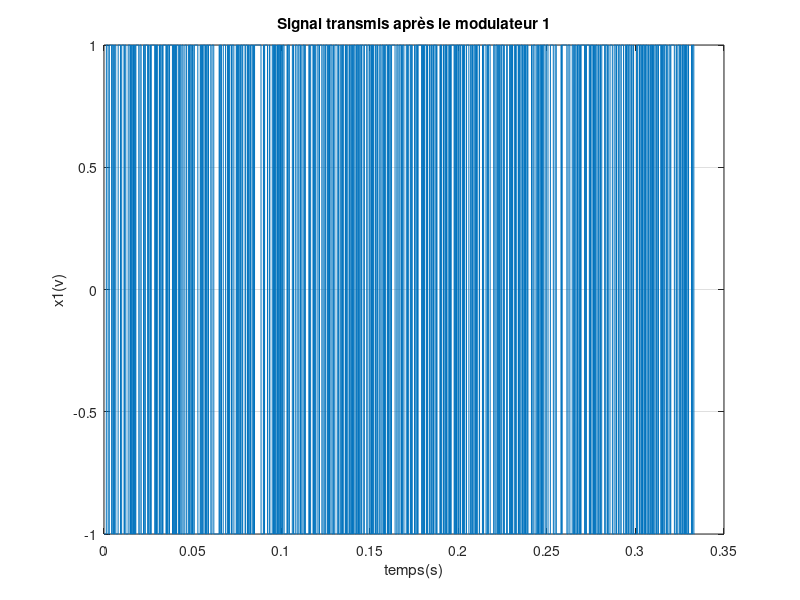
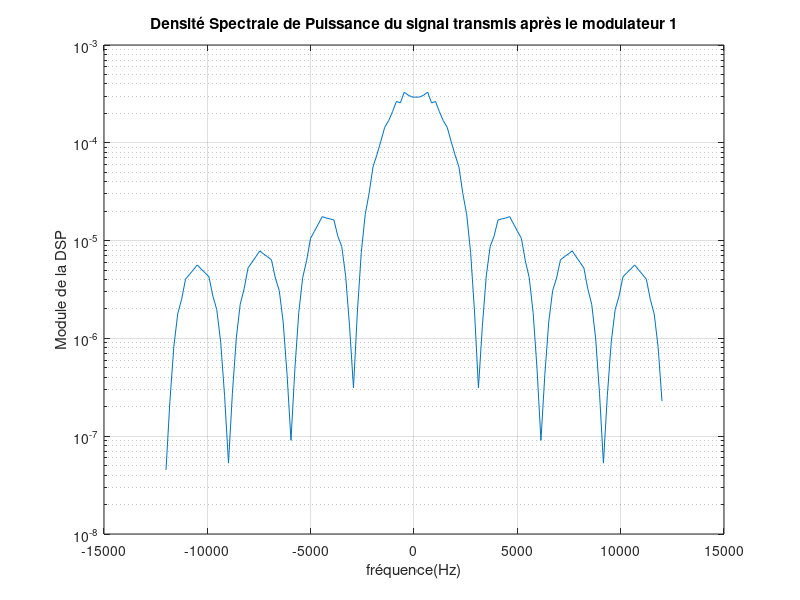
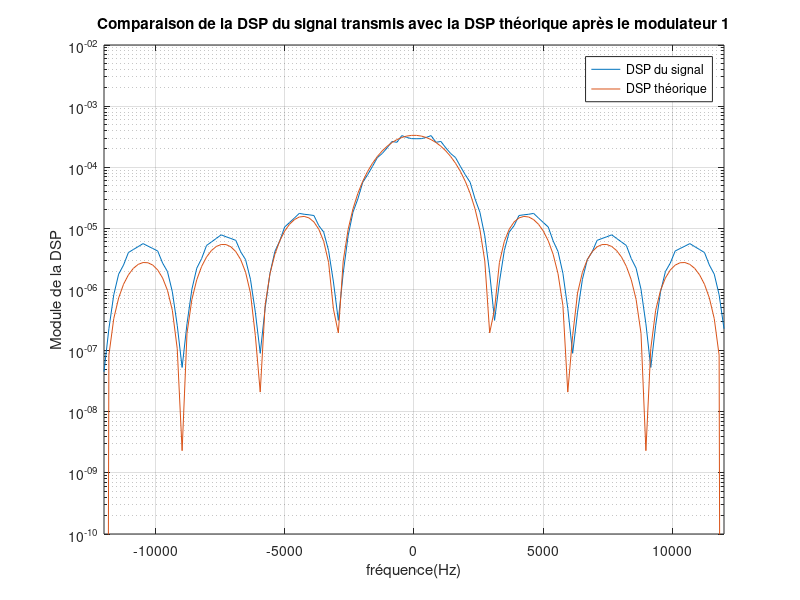
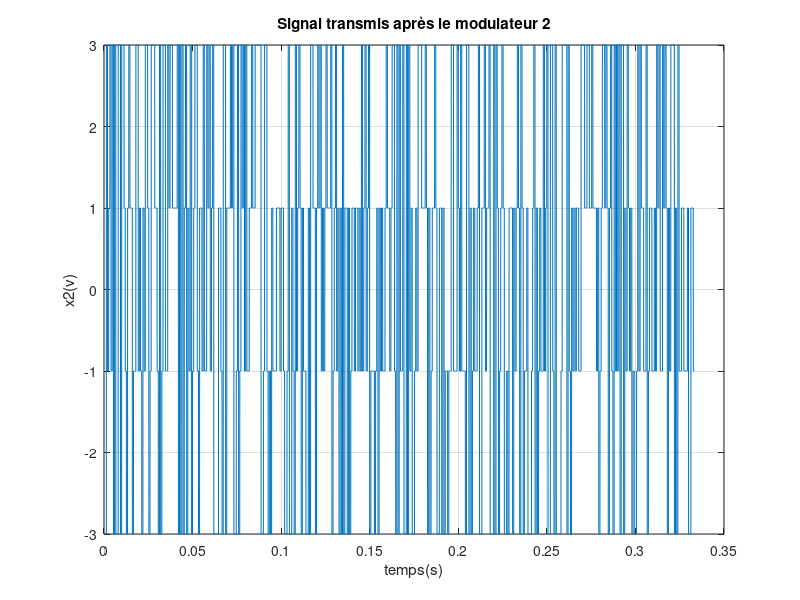

The MATLAB source for these figures, in order: (Note: this script raises an error after producing the figures.)
% Télécommunication Séquence 1 : Etude de transmissions en bande de base
% Noms : Jmal Yessine et Gonthier Priscilia
% Groupe : 1SN-M

clear;
close all;

%# Données du problème :
Fe = 24000; % Fréquence d'échantillonnage
Rb = 3000; % Débit binaire
Te = 1/Fe; % Période d'échantillonnage
Tb = 1/Rb; % Période binaire

%# Information binaire à transmettre :
nb_bits = 1000; % Nombre de bits générés
bits = randi([0,1],1,nb_bits); % Message de nb_bits bits

%% Modulation en bande de base 1 :
%## Données spécifiques à la modulation en bande de base 1 :
M1 = 2; % Ordre de modulation
l1 = log2(M1); % Nombre de bits codants par symbole
Ts1 = l1 * Tb; % Période symbole
Rs1 = 1/Ts1; % Débit symbole
Ns1 = Ts1 / Te; % Nombre de bit par symbole
long1 = nb_bits * Ns1 / l1; % Longueur du signal
T1 = long1 * Te; % Durée du signal

%## Mapping binaire à moyenne nulle : 0->-1, 1->1
Symboles1 = 2*bits-1;

%## Suréchantillonnage :
Suite_diracs1 = kron(Symboles1, [1 zeros(1,Ns1-1)]); % Suite de Diracs pondérés par les symboles

%## Filtrage de mise en forme :
h1 = ones(1,Ns1); % Réponse impulsionnelle du filtre (rectangulaire de durée Ts1)
x1 = filter(h1,1,Suite_diracs1); % Signal transmis

%## Affichages demandés :
%### Tracé du signal :
figure("Name", "Modulation 1 : Signal");
plot([0:Te:T1-Te],x1);
xlabel("temps(s)");
ylabel("x1(v)");
title("Signal transmis après le modulateur 1");
grid on;

%### Tracé de la Densité Spectrale de Puissance du signal :
DSP_x1 = pwelch(x1,[],[],[],Fe,'twosided'); % Densité Spectrale de Puissance du signal transmis
f1 = linspace(-Fe/2, Fe/2, length(DSP_x1)); % Echelle de fréquence

figure("Name", "Modulation 1 : DSP");
semilogy(f1,fftshift(abs(DSP_x1)));
xlabel("fréquence(Hz)");
ylabel("Module de la DSP");
title("Densité Spectrale de Puissance du signal transmis après le modulateur 1");
grid on;

%### Comparaison de la DSP du signal transmis avec la DSP théorique :
sigma1 = 1; % Variance sigma_a pour le calcul théorique de la DSP
DSP_th1 = sigma1 * Ts1 * sinc (f1 * Ts1) .^2; % Densité Spectrale de Puissance théorique
figure("Name", "Modulation 1 : DSP théorique");
semilogy(f1,fftshift(abs(DSP_x1)),f1,abs(DSP_th1));
xlabel("fréquence(Hz)");
ylabel("Module de la DSP");
title("Comparaison de la DSP du signal transmis avec la DSP théorique après le modulateur 1");
legend('DSP du signal', 'DSP théorique');
axis([-inf inf 10^(-10) 10^(-2)]); % Permet de donner un axe des ordonnées plus cohérent
grid on;

%% Modulation en bande de base 2 :
%## Données spécifiques à la modulation en bande de base 2 :
M2 = 4; % Ordre de modulation
l2 = log2(M2); % Nombre de bits codants par symbole
Ts2 = l2 * Tb; % Période symbole
Rs2 = 1/Ts2; % Débit symbole
Ns2 = Ts2 / Te; % Nombre de bit par symbole
long2 = nb_bits * Ns2 / l2; % Longueur du signal
T2 = long2 * Te; % Durée du signal

%## Mapping 4-aire à moyenne nulle : 00->-3, 10->-1, 01->1, 11->3;
Symboles2 = reshape(bits,2,nb_bits/2);
Symboles2 = bi2de(Symboles2');
Symboles2 = Symboles2 * 2 - 3;

%## Suréchantillonnage :
Suite_diracs2 = kron(Symboles2', [1 zeros(1,Ns2-1)]); % Suite de Diracs pondérés par les symboles

%## Filtrage de mise en forme :
h2 = ones(1,Ns2); % Réponse impulsionnelle du filtre (rectangulaire de durée Ts2)
x2 = filter(h2,1,Suite_diracs2); % Signal transmis

%## Affichages demandés :
%### Tracé du signal :
figure("Name", "Modulation 2 : Signal");
plot([0:Te:T2-Te],x2);
xlabel("temps(s)");
ylabel("x2(v)");
title("Signal transmis après le modulateur 2");
grid on;

%### Tracé de la Densité Spectrale de Puissance du signal :
DSP_x2 = pwelch(x2,[],[],[],Fe,'twosided'); % Densité Spectrale de Puissance du signal transmis
f2 = linspace(-Fe/2, Fe/2, length(DSP_x2)); % Echelle de fréquence

figure("Name", "Modulation 2 : DSP");
semilogy(f2,fftshift(abs(DSP_x2)));
xlabel("fréquence(Hz)");
ylabel("Module de la DSP");
title("Densité Spectrale de Puissance du signal transmis après le modulateur 2");
grid on;

%### Comparaison de la DSP du signal transmis avec la DSP théorique :
sigma2 = ((-1)^2 + (-3)^2 + 1^2 + 3^2)/4; % Variance sigma_a pour le calcul théorique de la DSP
DSP_th2 = sigma2 * Ts2 * sinc (f2 * Ts2) .^2; % Densité Spectrale de Puissance théorique
figure("Name", "Modulation 2 : DSP théorique");
semilogy(f2,fftshift(abs(DSP_x2)),f2,abs(DSP_th2));
xlabel("fréquence(Hz)");
ylabel("Module de la DSP");
title("Comparaison de la DSP du signal transmis avec la DSP théorique après le modulateur 2");
legend('DSP du signal', 'DSP théorique');
axis([-inf inf 10^(-10) 10^(-2)]); % Permet de donner un axe des ordonnées plus cohérent
grid on;

%% Modulation en bande de base 3 :
%## Données spécifiques à la modulation en bande de base 3 :
M3 = 2; % Ordre de modulation
l3 = log2(M3); % Nombre de bits codants par symbole
Ts3 = l3 * Tb; % Période symbole
Rs3 = 1/Ts3; % Débit symbole
Ns3 = Ts3 / Te; % Nombre de bit par symbole
long3 = nb_bits * Ns3 / l3; % Longueur du signal
T3 = long3 * Te; % Durée du signal
alpha = 0.5; % roll-off : paramètre qui fixe la largeur de bande
L = 4; % Paramètre qui fixe la longueur de la réponse impultionnelle du filtre, plus il est grand, plus l'ordre du filtre sera élevé

%## Mapping binaire à moyenne nulle : 0->-1, 1->1
Symboles3 = 2*bits-1;

%## Suréchantillonnage :
Suite_diracs3 = kron(Symboles3, [1 zeros(1,Ns3-1)]); % Suite de Diracs pondérés par les symboles

%## Filtrage de mise en forme :
h3 = rcosdesign(alpha,L,Ns3); % Réponse impulsionnelle du filtre (en racine de cosinus surelévé)
x3 = filter(h3,1,Suite_diracs3); % Signal transmis

%## Affichages demandés :
%### Tracé du signal :
figure("Name", "Modulation 3 : Signal");
plot([0:Te:T2-Te],x3);
xlabel("temps(s)");
ylabel("x3(v)");
title("Signal transmis après le modulateur 3");
grid on;

%### Tracé de la Densité Spectrale de Puissance du signal :
DSP_x3 = pwelch(x3,[],[],[],Fe,'twosided'); % Densité Spectrale de Puissance du signal transmis
f3 = linspace(-Fe/2, Fe/2, length(DSP_x3)); % Echelle de fréquence

figure("Name", "Modulation 3 : DSP");
semilogy(f3,fftshift(abs(DSP_x3)));
xlabel("fréquence(Hz)");
ylabel("Module de la DSP");
title("Densité Spectrale de Puissance du signal transmis après le modulateur 3");
grid on;

%### Comparaison de la DSP du signal transmis avec la DSP théorique :
% Calcul de la Densité Spectrale de Puissance théorique
sigma3 = 1; % Variance sigma_a pour le calcul théorique de la DSP
S1 = sigma3 * Ts3 * ones(1 , length(f3));
S2 = sigma3 * Ts3 * ((1 + cos((pi * Ts3)/alpha * (abs(f3) - ((1 - alpha)/(2 * Ts3)))))/2).^2;
DSP_th3 = S1 .* (abs(f3) <= (1-alpha)/(2*Ts3)) + S2 .* (abs(f3) >= (1-alpha)/(2*Ts3) & abs(f3) <= (1+alpha)/(2*Ts3));

figure("Name", "Modulation 3 : DSP théorique");
semilogy(f3,fftshift(abs(DSP_x3)),f3,abs(DSP_th3));
xlabel("fréquence(Hz)");
ylabel("Module de la DSP");
title("Comparaison de la DSP du signal transmis avec la DSP théorique après le modulateur 3");
legend('DSP du signal', 'DSP théorique');
grid on;

%% Comparaison des différents modulateurs
%# Tracé des DSP pour les différents modulateurs
figure("Name", "Comparaison des modulateurs");
semilogy(f1,fftshift(abs(DSP_x1)),f2,fftshift(abs(DSP_x2)),f3,fftshift(abs(DSP_x3))); % On normalise pour pouvoir comparer les courbes
xlabel("fréquence(Hz)");
ylabel("Module de la DSP");
title("Comparaison de la DSP du signal transmis après les différents modulateurs");
legend('DSP pour le modulateur 1', 'DSP pour le modulateur 2', 'DSP pour le modulateur 3');
grid on;


